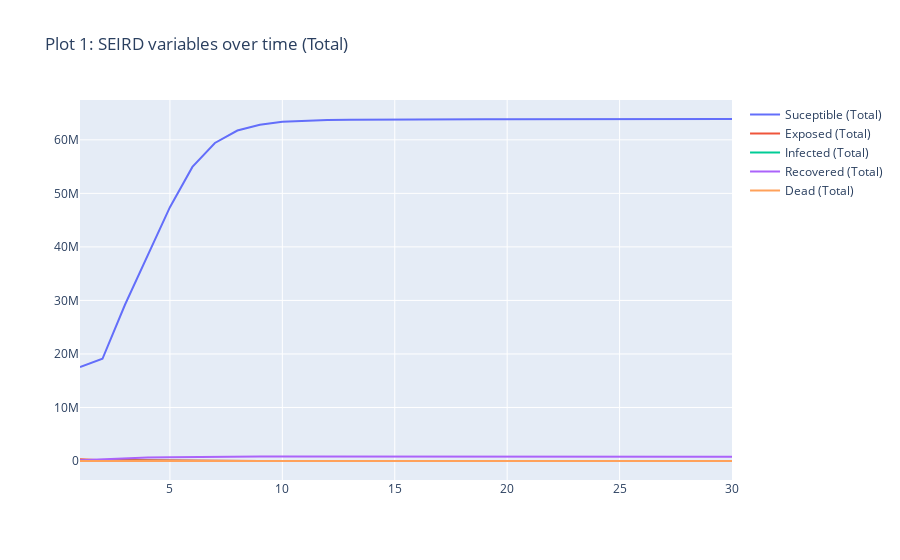

Notebook code for this chart:
### Code cell
# Arrange the data into lists
suceptible_total = [data.total.suceptible for data in history]
exposed_total = [data.total.exposed for data in history]
infected_total = [data.total.infected for data in history]
recovered_total = [data.total.recovered for data in history]
dead_total = [data.total.dead for data in history]

weeks = list(range(1, num_weeks + 1))

fig1 = go.Figure()
fig1.add_trace(go.Scatter(x=weeks, y=suceptible_total, mode='lines', name='Suceptible (Total)'))
fig1.add_trace(go.Scatter(x=weeks, y=exposed_total, mode='lines', name='Exposed (Total)'))
fig1.add_trace(go.Scatter(x=weeks, y=infected_total, mode='lines', name='Infected (Total)'))
fig1.add_trace(go.Scatter(x=weeks, y=recovered_total, mode='lines', name='Recovered (Total)'))
fig1.add_trace(go.Scatter(x=weeks, y=dead_total, mode='lines', name='Dead (Total)'))
fig1.update_layout(title='Plot 1: SEIRD variables over time (Total)')
fig1.show()

### Figure 1 — Plotly figure (JSON) as saved in the notebook; plotly's stock layout.template omitted (floating-point values rounded to 4 significant figures)
{"data": [{"mode": "lines", "name": "Suceptible (Total)", "type": "scatter", "x": [1, 2, 3, 4, 5, 6, 7, 8, 9, 10, 11, 12, 13, 14, 15, 16, 17, 18, 19, 20, 21, 22, 23, 24, 25, 26, 27, 28, 29, 30], "y": [17566379, 19092270, 29191559, 38206717, 47421043, 54937107, 59410484, 61737617, 62803485, 63357717, 63599781, 63701424, 63761919, 63796121, 63817679, 63833206, 63840794, 63847878, 63852887, 63857870, 63862782, 63866545, 63870292, 63873792, 63877225, 63880685, 63884124, 63887425, 63890742, 63894134]}, {"mode": "lines", "name": "Exposed (Total)", "type": "scatter", "x": [1, 2, 3, 4, 5, 6, 7, 8, 9, 10, 11, 12, 13, 14, 15, 16, 17, 18, 19, 20, 21, 22, 23, 24, 25, 26, 27, 28, 29, 30], "y": [315629, 157031, 168438, 120452, 80751, 50163, 28020, 15824, 8290, 4301, 2262, 1147, 609, 323, 173, 98, 53, 31, 17, 12, 9, 5, 3, 2, 1, 0, 0, 0, 0, 0]}, {"mode": "lines", "name": "Infected (Total)", "type": "scatter", "x": [1, 2, 3, 4, 5, 6, 7, 8, 9, 10, 11, 12, 13, 14, 15, 16, 17, 18, 19, 20, 21, 22, 23, 24, 25, 26, 27, 28, 29, 30], "y": [38251, 16352, 7614, 11602, 11755, 6280, 816, 3615, 841, 463, 105, 150, 61, 22, 7, 9, 5, 2, 1, 2, 1, 0, 0, 0, 0, 0, 0, 0, 0, 0]}, {"mode": "lines", "name": "Recovered (Total)", "type": "scatter", "x": [1, 2, 3, 4, 5, 6, 7, 8, 9, 10, 11, 12, 13, 14, 15, 16, 17, 18, 19, 20, 21, 22, 23, 24, 25, 26, 27, 28, 29, 30], "y": [155643, 363089, 519265, 637190, 721258, 779756, 814734, 826023, 835219, 837361, 836942, 834809, 832057, 828868, 825648, 822218, 818904, 815575, 812157, 808850, 805457, 802142, 798762, 795494, 792200, 788836, 785456, 782182, 778885, 775506]}, {"mode": "lines", "name": "Dead (Total)", "type": "scatter", "x": [1, 2, 3, 4, 5, 6, 7, 8, 9, 10, 11, 12, 13, 14, 15, 16, 17, 18, 19, 20, 21, 22, 23, 24, 25, 26, 27, 28, 29, 30], "y": [2523, 8019, 9872, 11061, 12493, 13494, 13785, 13865, 13883, 13888, 13889, 13889, 13889, 13889, 13889, 13889, 13889, 13889, 13889, 13889, 13889, 13889, 13889, 13889, 13889, 13889, 13889, 13889, 13889, 13889]}], "layout": {"title": {"text": "Plot 1: SEIRD variables over time (Total)"}}}
